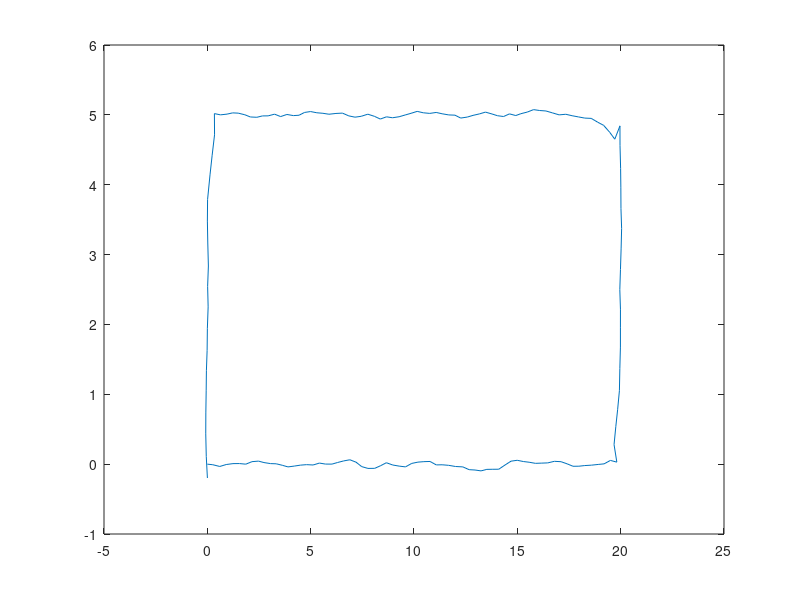

Recreate this plot in MATLAB.
r = 1;
K_STEER = 1;
dt = 0.1;
L = 0.3;
A = eye(3);
cov_dist = [0.02 0 0;
            0 0.02 0;
            0 0 pi/180;].^2;

u = [];
T = 1:dt:20;

for k = 1:length(T)
   u(:,k) = [3;
             (10-T(k))*pi/180];
end


x = zeros(3,1);

[REx, Rex] = eig(cov_dist);

points_x = [0, 20, 20, 0, 0];
points_y = [0, 0,   5, 5, -1];

for k = 1:length(T)
    % Controller
    path_ang = atan2(points_y(2) - points_y(1),...
                     points_x(2) - points_x(1));
    curr_ang = atan2(x(2,k) - points_y(1),...
                     x(1,k) - points_x(1));
    diff_ang = path_ang - curr_ang;
    
    distance = sqrt((x(2,k) - points_y(1))^2 + (x(1,k) - points_x(1))^2);

    err_d = distance * sin(diff_ang);
    diff_dist = distance*cos(diff_ang) - sqrt((points_y(2) - points_y(1))^2 + (points_x(2) - points_x(1))^2);

    carrot_x = (distance*cos(diff_ang) + r)*cos(path_ang) + points_x(1);
    carrot_y = (distance*cos(diff_ang) + r)*sin(path_ang) + points_y(1);
    if (diff_dist + r > 0)
        if (size(points_x) > 3)
            path2_ang = atan2(points_y(3) - points_y(2),...
                              points_x(3) - points_x(2));
            carrot_x = (diff_dist)*cos(path2_ang) + points_x(2);
            carrot_y = (diff_dist)*sin(path2_ang) + points_y(2);
        else
            carrot_x = points_x(2);
            carrot_y = points_y(2);
        end
    end
    
    if (abs(diff_dist) < r)
        points_x = points_x(2:end);
        points_y = points_y(2:end);
        if (size(points_x) == 1)
            break;
        end
    end
    
    carr_ang =  atan2(carrot_y - x(2,k),...
                      carrot_x - x(1,k));
    err_h = carr_ang - x(3,k);
    u(2,k) = K_STEER * err_h;

	% Motion Model
    Ex = REx*sqrt(Rex)*randn(3,1);
    Bu = [cos(x(3,k));
          sin(x(3,k));
          tan(u(2,k))/L;]*u(1,k)*dt;

    x(:, k+1) = A*x(:, k) + Bu + Ex;
end

plot(x(1,:), x(2,:))
